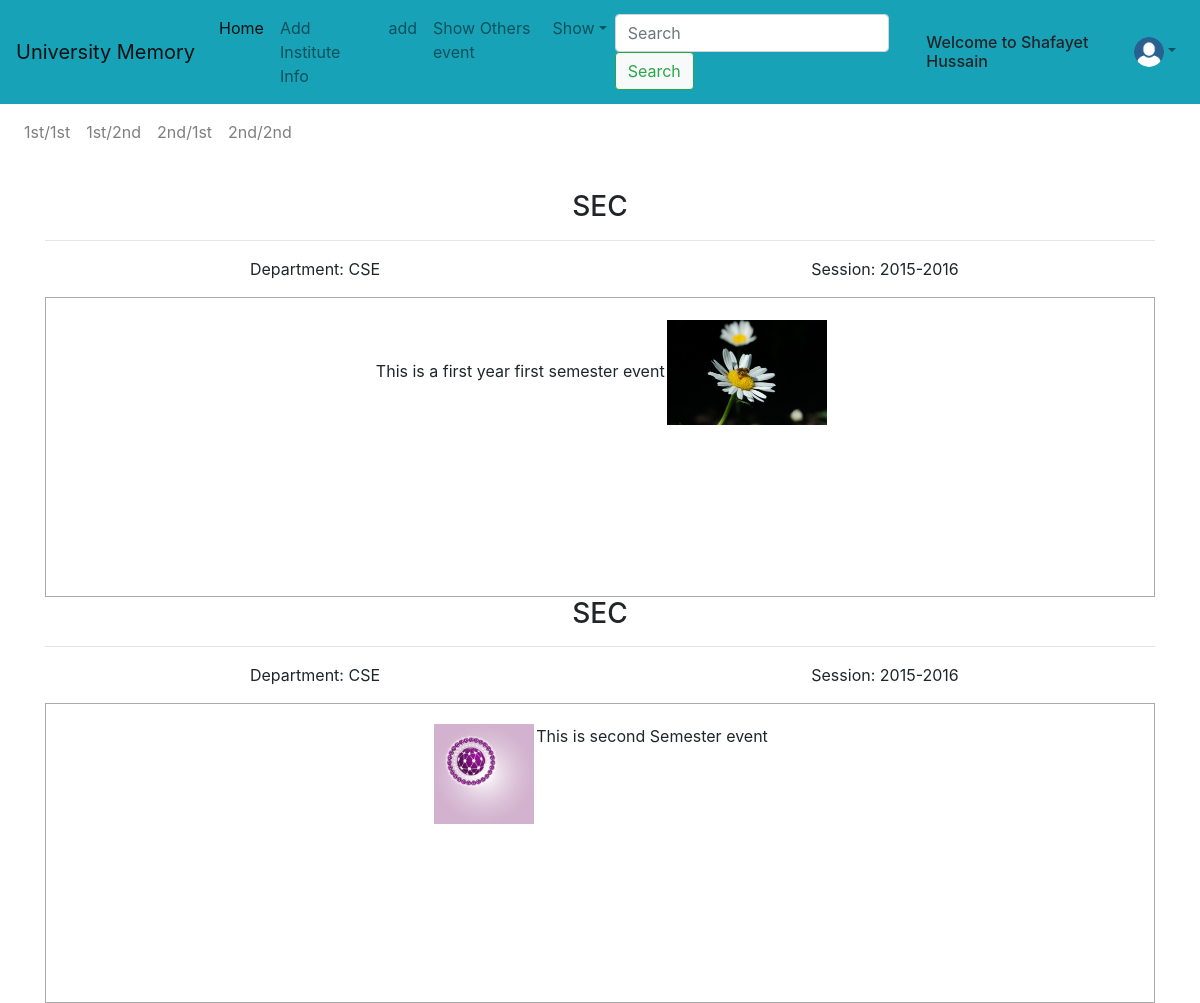
/event (signed in), run on the app's committed database.
### cycle_app/models.py (models this page shows, shortened)
class Versity_life_cycle(models.Model):
    user = models.ForeignKey(User, on_delete=models.CASCADE)
    institute=models.ForeignKey(Institute_info,on_delete=models.CASCADE)
    year=models.CharField(max_length=50)
    semester = models.CharField(max_length=50)
    event = RichTextUploadingField()
    public=models.BooleanField(default=False)

class Institute_info(models.Model):
    user=models.OneToOneField(User,on_delete=models.CASCADE)
    name = models.CharField(max_length=100)
    dept = models.CharField(max_length=50)
    session = models.CharField(max_length=50)
    public=models.BooleanField(default=False)

### cycle_app/views.py (the view)
# urls.py: path('event',views.all_event,name='all')
def all_event(request):
    event = Versity_life_cycle.objects.filter(public=True)
    institute = Institute_info.objects.filter(public=True)
    context = {
        'event': event,
        'institute':institute,
    }
    return render(request,'all_event.html',context)

### cycle_app/context_processors.py (called while the page is built)
def add_variable_to_context(request):
    user = request.user
    if user.is_anonymous:
        return {
            'testme':''
        }
    else:
        testme=Versity_life_cycle.objects.filter(user=user)
        return {
            'testme': testme,
        }

### templates/all_event.html
{% extends 'base.html' %} {% block body %}
<div class="container" style="margin-top: 30px;">
    {% for i in event %}
    <h3 class="text-center">{{i.institute.name}}
        <hr>
    </h3>
    <div class="row">
        <div class="col-sm">
            <p class="text-center">Department: {{i.institute.dept}}</p>
        </div>
        <div class="col-sm">
            <p class="text-center">Session: {{i.institute.session}}</p>
        </div>
    </div>
    <div style="display:flex;justify-content:center; min-width:400px;min-height:300px;border:1px solid darkgrey;">
        <div style="margin: 20px;">
            {{i.event|safe}}
        </div>
    </div>
    {% endfor %}
</div>
{% endblock %}

### templates/base.html (shortened to what this page needs)
{% load static %}
<!doctype html>
<html lang="en">
<head>
    <link rel="stylesheet" href="/static/bootstrap/css/bootstrap.min.css">
    <link rel="stylesheet" href="{% static 'css/custom_css.css' %}">{% block style %} {% endblock %}
</head>
<body>
    <div>
        <nav class="navbar navbar-expand-lg navbar-light bg-info">
            <a class="navbar-brand" href="#">University Memory</a>
            <div class="collapse navbar-collapse" id="navbarTogglerDemo02">
                <ul class="navbar-nav mr-auto mt-2 mt-lg-0">
                    <li class="nav-item active">
                        <a class="nav-link" href="{% url 'home' %}">Home</a>
                    </li>
                    <li class="nav-item">
                        <a class="nav-link" href="{% url 'add_institute_info' %}">Add Institute Info</a>
                    </li>
                    <li class="nav-item">
                        <a class="nav-link" href="{% url 'add_cycle_info' %}">add</a>
                    </li>
                    <li class="nav-item">
                        <a class="nav-link" href="{% url 'all' %}">Show Others event</a>
                    </li>
                    <li class="nav-item dropdown">
                        <a class="nav-link dropdown-toggle" href="#" id="navbarDropdown" role="button" data-toggle="dropdown" aria-haspopup="true" aria-expanded="false">Show</a>
                    </li>
                </ul>
                <form class="form-inline my-2 my-lg-0">
                    <input class="form-control mr-sm-2" type="search" placeholder="Search">
                    <button class="btn btn-outline-success my-2 my-sm-0 bg-light" type="submit">Search</button>
                </form>
                {% if user.is_authenticated %}
                <h6 class="m-2"> Welcome to {{user.first_name}} {{user.last_name}}</h6>
                <ul class="navbar-nav mr-right mt-2 mt-lg-0">
                    <li class="nav-item dropdown" style=" right:0px;">
                        <a class="nav-link dropdown-toggle" href="#" id="navbarDropdown" role="button" data-toggle="dropdown" aria-haspopup="true" aria-expanded="false"><img src="/media/images/profile.png" alt="image" width="30px" height="30px" style="border-radius: 50%; cursor:pointer;"></a>
                    </li>
                </ul>
                {% endif %}
            </div>
        </nav>
        <nav class="navbar navbar-expand-lg navbar-light">
            <div class=" navbar-collapse">
                <ul class="navbar-nav mr-auto mt-2 mt-lg-0">
                    {% for i in testme %}
                    <li class="nav-item ">
                        <a class="nav-link" href="{% url 'show' i.year i.semester %}">{{i.year}}/{{i.semester}}</a>
                    </li>
                    {% endfor %}
                </ul>
            </div>
        </nav>
    </div>
    {% block body %} {% endblock %}
</body>
</html>

### data on the page
Versity_life_cycle: year "1st", semester "1st", institute.name "SEC", institute.dept "CSE", institute.session "2015-2016", event "This is a first year first semester event", event (picture)
Versity_life_cycle: year "1st", semester "2nd", institute.name "SEC", institute.dept "CSE", institute.session "2015-2016", event (picture), event "This is second Semester event"
Versity_life_cycle: year "2nd", semester "1st"
Versity_life_cycle: year "2nd", semester "2nd"

### other printed values
{{ user.first_name }} "Shafayet"
{{ user.last_name }} "Hussain"
